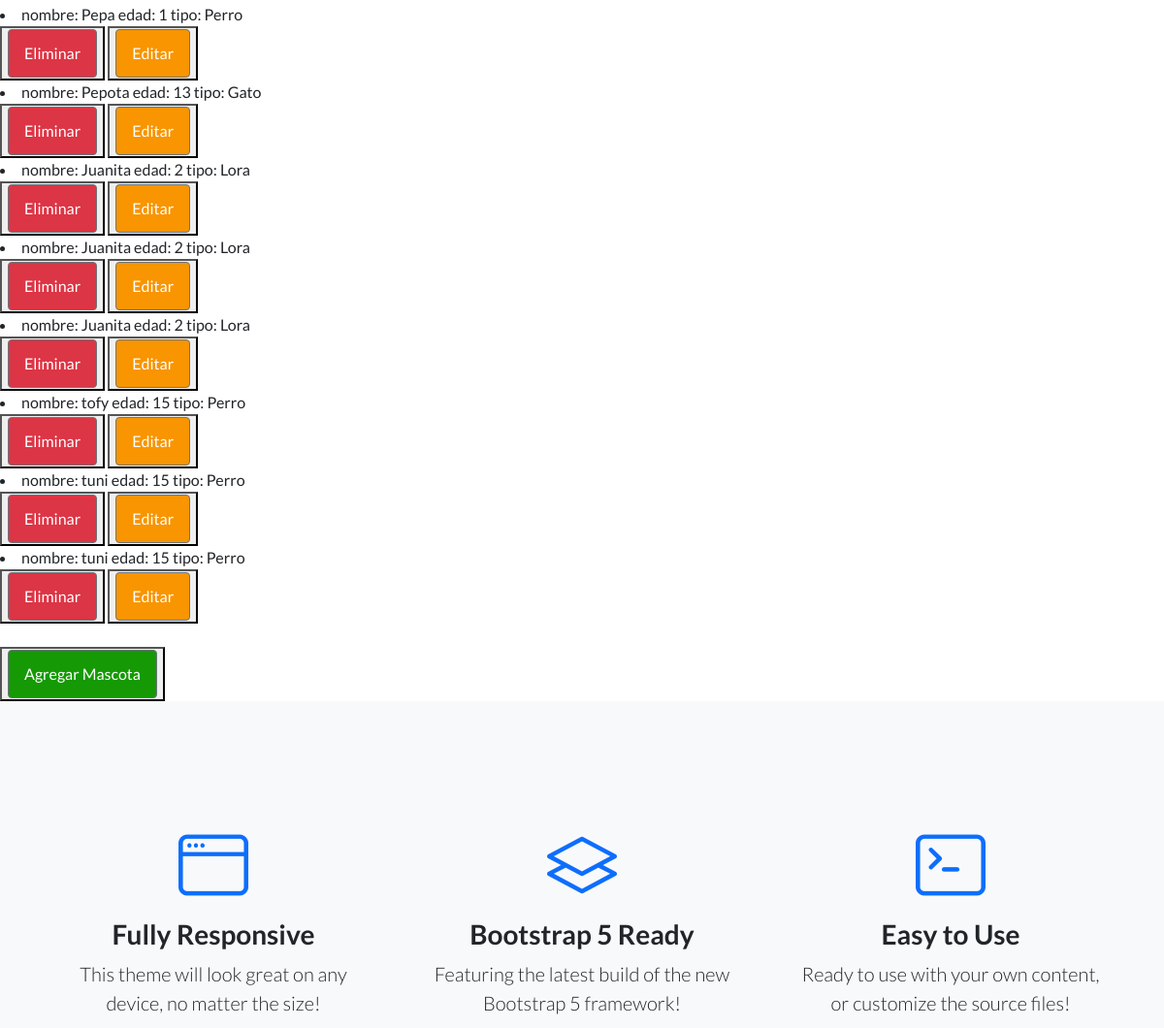
Before: /nuestrasmascotas/ (signed in, middle part) with the older database file.
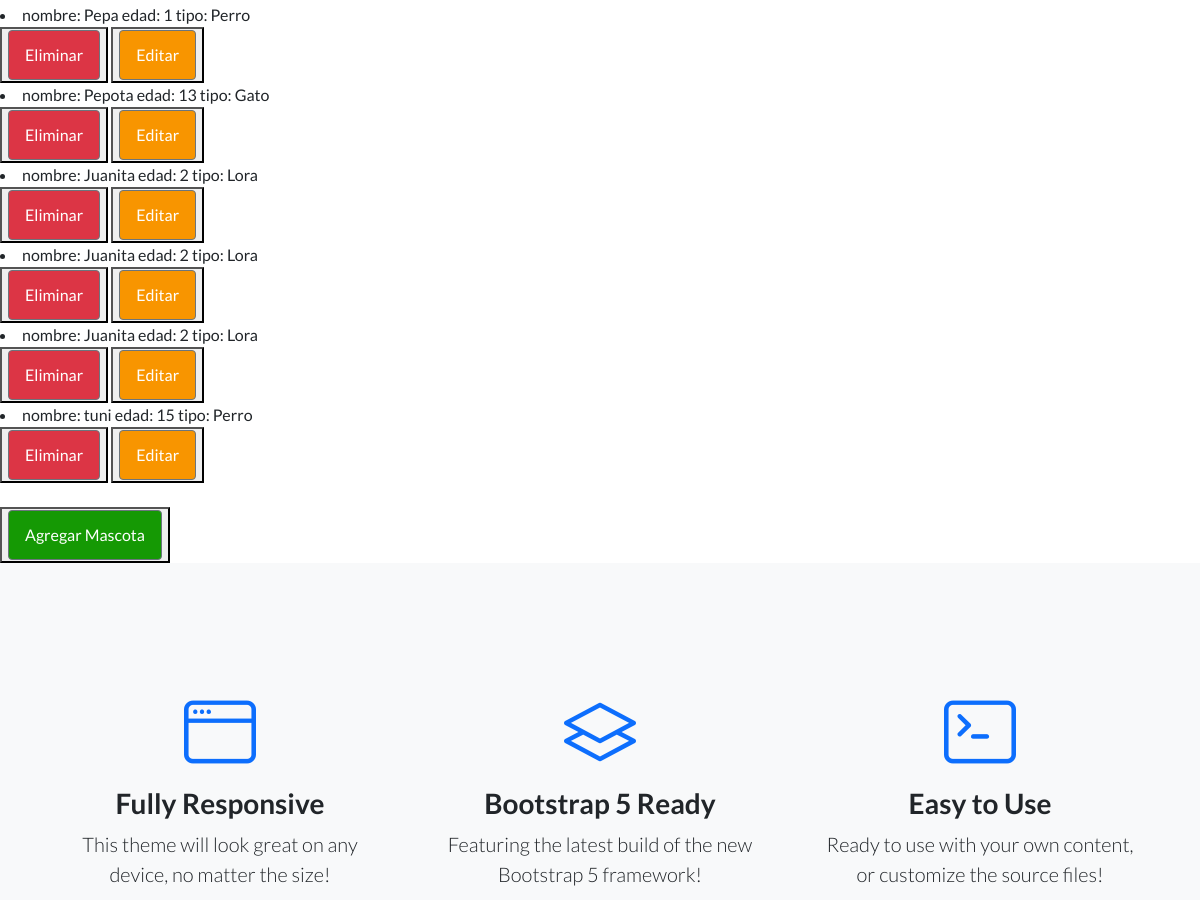
After: the same page with the newer database file.
### App/models.py (models this page shows)
class Mascota(models.Model):
    nombre = models.CharField(max_length=50)
    edad = models.IntegerField()
    tipo = models.CharField(max_length=50) #perro, gato, etc.
    autor = models.CharField(max_length=40,null=True)
    fecha = models.DateTimeField(null=True)
    imagen = models.ImageField(upload_to = "mascotas", null=True, blank=True)
    def __str__(self) -> str:
        return 'nombre: '+self.nombre + ' edad: ' + str(self.edad) + ' tipo: ' + self.tipo

### App/views.py (the view)
# urls.py: path('nuestrasmascotas/', nuestrasmascotas, name='nuestrasmascotas'),
@login_required
def nuestrasmascotas(request):
    mascotas= Mascota.objects.all()
    contexto={"mascotas":mascotas}
    return render(request, "App/nuestrasmascotas.html",contexto)

### App/templates/App/nuestrasmascotas.html (shortened to what this page needs)
{% extends "App/padre.html" %}
{% load static %}
{% block cambia %}
    {% for mascota in mascotas %}
    <li>{{ mascota }}</li>
    <button>
        <a class="btn btn-crud-eliminar" href="{% url 'eliminarmascota' mascota.nombre %}"> Eliminar</a>
    </button>
    <button>
        <a class="btn btn-crud-editar" href="{% url 'editarmascota' mascota.nombre %}"> Editar</a>
    </button>
{% endfor %}
<br><br>
<button>
    <a class="btn btn-crud-agregar" href='/mascotaFormulario/'> Agregar Mascota</a>
</button>
{% endblock %}

Changed rows visible on the page:
removed Mascota: nombre+edad+tipo "nombre: tofy edad: 15 tipo: Perro"
removed Mascota: nombre+edad+tipo "nombre: tuni edad: 15 tipo: Perro"
